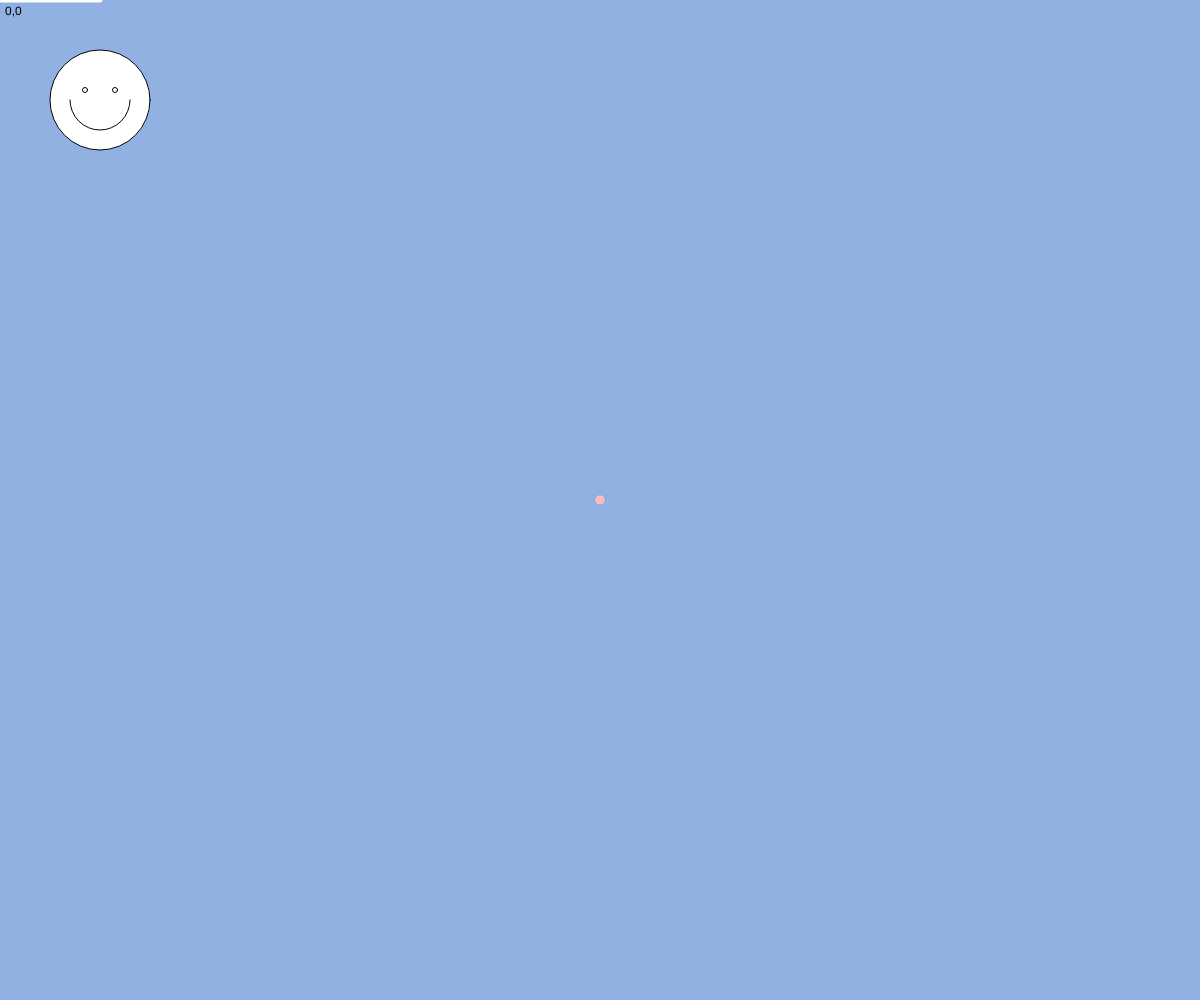
Frame 1 (no input)
Frame 60 (no input): identical to frame 1, image omitted
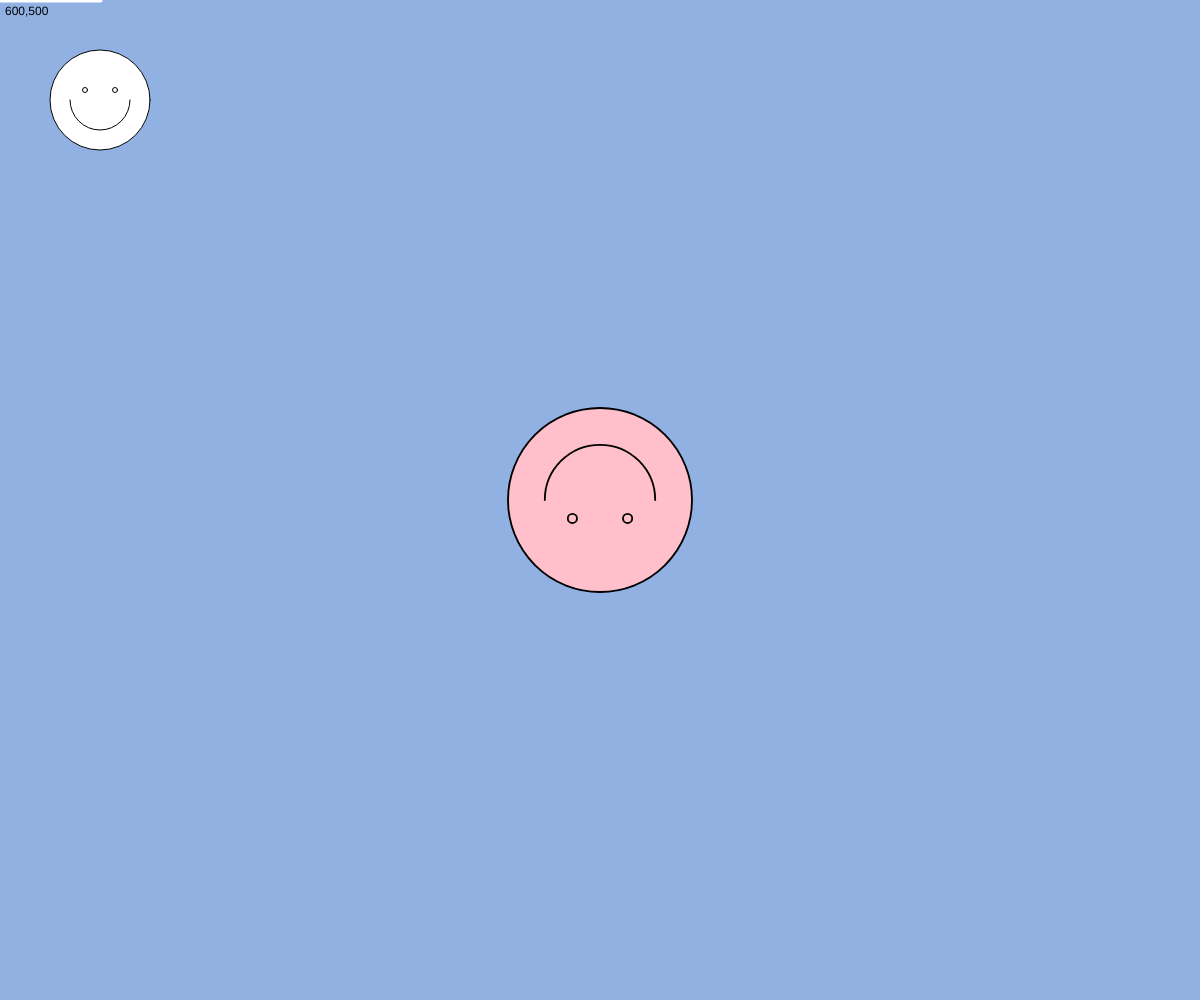
Frame 120 (the mouse pressed at the canvas centre since frame 60)

The p5.js sketch that drew these frames (run headless with seeded random() and noise() and a simulated clock; from frame 60 on, the mouse is pressed at the canvas centre):

// p5.js sketch
// ── sketch.js


function setup() {
  createCanvas(windowWidth, windowHeight);
  
}

function draw() {
  // any translation 
  background("#90b1e2ff");


  circle(100,100,100);
  //circle(100+200,100+100,100);
  circle(85,90,5);
  circle(115, 90,5);
  arc(100,100,60,60,0,PI);

  push();
  stroke("white");
  strokeWeight(5);
  line(0,0,100,0);
  pop();


  // translate is a transformation function
  // it moves the coordinate matrix according to 
  // a new set of coordinates, which become
  // the "new" 0,0

  //push and pop isolate a transformation
  // anything enclosed within push and pop only applies
  //within that enclosure
  push();// push indicates the beginning of an isolated
  fill("pink")
  translate(width/2,height/2);
  let angle;
  //map is a function that scales numbers proportionately
  // parameters;
  // 1: inpute cariable to scale
  // 2: low end of input range
  // 3: high end of input range
  // 4: low end of the output range
  // 5: high end of the output range
  angle = map(mouseX,0,width,0,360);

  rotate(radians(angle));

  let scaleFactor;// making a variable to hold scale amount
  scaleFactor = map(mouseX,0,height,0.1,3);

  //scale makes the coordinate system larger or smaller 
  // it takes a "factor" as a parameter
  // if you supply two parameters, it scales differently
  // on c and y axes
  scale(scaleFactor);

  circle(0,0,100);
  circle(-15,-10,5);
  circle(15, -10,5);
  arc(0,0,60,60,0,PI);
  pop();// pop indicates the end of an isolated block

  //text function: text, x, y of top left corner
  text(mouseX +"," +mouseY,5,15);



}
